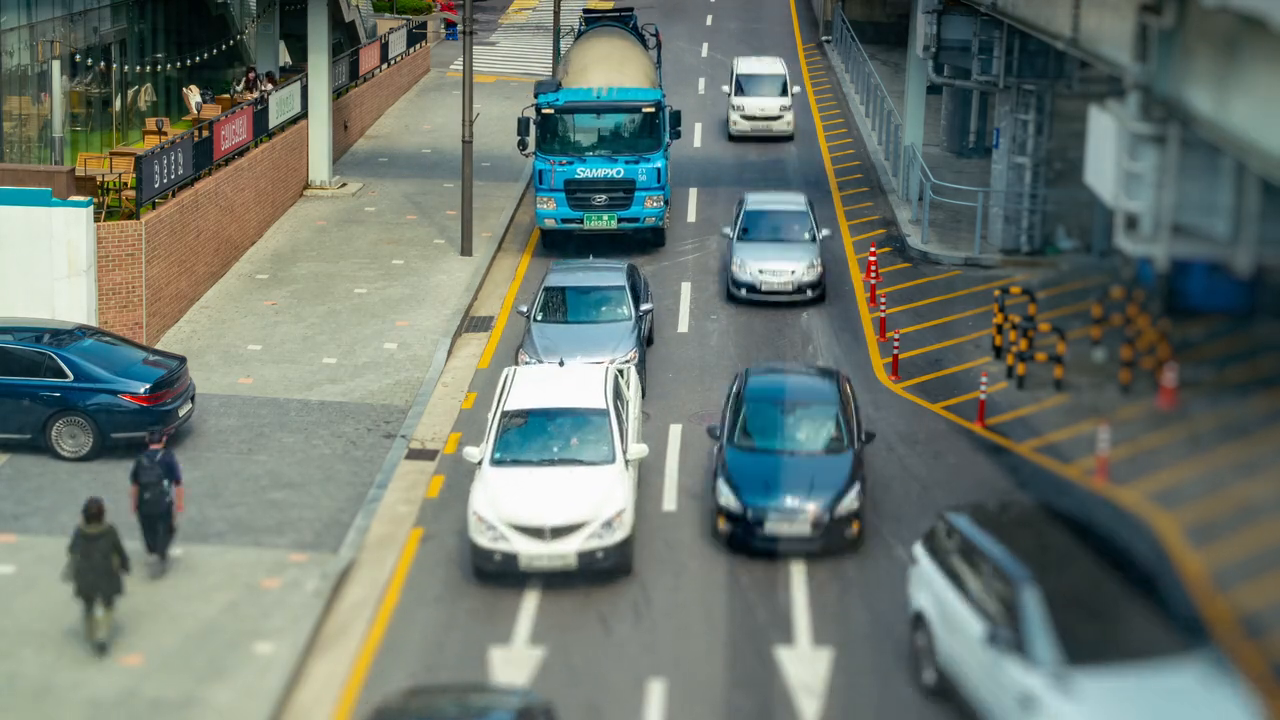
#> input picture frame 26 of UY_03_Train_YOLO_for_Object_Detection/02_Class/videos/traffic-cars-and-people.mp4, 1280 x 720 px, given in place of Ponte.mp4, which was not available
$ python 07_Counting_Cars.py
#> lines starting #> are read from the running program, lines starting #| are printed output that depends on the picture; after the words box and inside, x2 and y2 are one past the last pixel; in counts of white or black regions, pixels touching at a corner belong together; pictures that were not available may be replaced by others from this repository, and a replacement may not be noted
import futils
import cv2
import numpy as np
import sys

VIDEO = "../common/media/videos/Ponte.mp4"

algorithm_types = ['GMG', 'MOG2', 'MOG', 'KNN', 'CNT']

#-------------------------------------------------------------------------------------------------------------------------

def Kernel(KERNEL_TYPE):
    if KERNEL_TYPE == 'dilation':
        kernel = cv2.getStructuringElement(cv2.MORPH_ELLIPSE, (3,3))
    if KERNEL_TYPE == 'opening':
        kernel = np.ones((3,3), np.uint8)
    if KERNEL_TYPE == 'closing':
        kernel = np.ones((3, 3), np.uint8)
    return kernel

def Filter(img, filter):
    if filter == 'closing':
        return cv2.morphologyEx(img, cv2.MORPH_CLOSE, Kernel('closing'), iterations=2)
    if filter == 'opening':
        return cv2.morphologyEx(img, cv2.MORPH_OPEN, Kernel('opening'), iterations=2)
    if filter == 'dilation':
        return cv2.dilate(img, Kernel('dilation'), iterations=2)
    if filter == 'combine':
        closing = cv2.morphologyEx(img, cv2.MORPH_CLOSE, Kernel('closing'), iterations=2)
        opening = cv2.morphologyEx(closing, cv2.MORPH_OPEN, Kernel('opening'), iterations=2)
        dilation = cv2.dilate(opening, Kernel('dilation'), iterations=2)
        return dilation

def Subtractor(algorithm_type):
    if algorithm_type == 'GMG':
        return cv2.bgsegm.createBackgroundSubtractorGMG(initializationFrames = 120,
                                                        decisionThreshold=0.8)
    if algorithm_type == 'MOG':
        return cv2.bgsegm.createBackgroundSubtractorMOG(history = 100, nmixtures = 5,
                                                        backgroundRatio = 0.7,
                                                        noiseSigma = 0)
    if algorithm_type == 'MOG2':
        return cv2.createBackgroundSubtractorMOG2(history = 500, detectShadows=True,
                                                varThreshold=100)
    if algorithm_type == 'KNN':
        return cv2.createBackgroundSubtractorKNN(history=500, dist2Threshold=400,
                                                 detectShadows=True)
    if algorithm_type == 'CNT':
        return cv2.bgsegm.createBackgroundSubtractorCNT(minPixelStability=15,
                                                        useHistory =True,
                                                        maxPixelStability=15*60,
                                                        isParallel=True)
    print('Detector inválido')
    sys.exit(1)

#-------------------------------------------------------------------------------------------------------------------------

w_min = 50  # largura minima do retangulo
h_min = 50  # altura minima do retangulo
offset = 2  # Erro permitido entre pixel
linha_ROI = 620  # Posição da linha de contagem
carros = 0


def centroide(x, y, w, h):
    """
    :param x: x do objeto
    :param y: y do objeto
    :param w: largura do objeto
    :param h: altura do objeto
    :return: tupla que contém as coordenadas do centro de um objeto
    """
    x1 = w // 2
    y1 = h // 2
    cx = x + x1
    cy = y + y1
    return cx, cy


detec = []
def set_info(detec):
    global carros
    for (x, y) in detec:
        if (linha_ROI + offset) > y > (linha_ROI - offset):
            carros += 1
            cv2.line(frame, (25, linha_ROI), (1200, linha_ROI), (0, 127, 255), 3)
            detec.remove((x, y))
            print("Carros detectados até o momento: " + str(carros))


def show_info(frame, mask):
    text = f'Carros: {carros}'
    cv2.putText(frame, text, (450, 70), cv2.FONT_HERSHEY_SIMPLEX, 2, (0, 0, 255), 5)
    cv2.imshow("Video Original", frame)
    cv2.imshow("Detectar", mask)


cap = cv2.VideoCapture(VIDEO) #lendo o vídeo

fourcc = cv2.VideoWriter_fourcc(*'XVID') #codec do vídeo

algorithm_type = algorithm_types[1]
background_subtractor = Subtractor(algorithm_type)  # Pega o fundo e subtrai do que está se movendo

while True:

    hasFrame, frame = cap.read() # Pega cada frame do vídeo
#> frame is the input picture: shape (720, 1280, 3); mean B, G, R 110.8, 118.6, 108.2

    if not hasFrame:
        break

    # Fazendo o vídeo ficar um pouco mais lento
    #tempo = float(1 / delay)
    #sleep(tempo)  # Dá um delay entre cada processamento

    mask = background_subtractor.apply(frame)
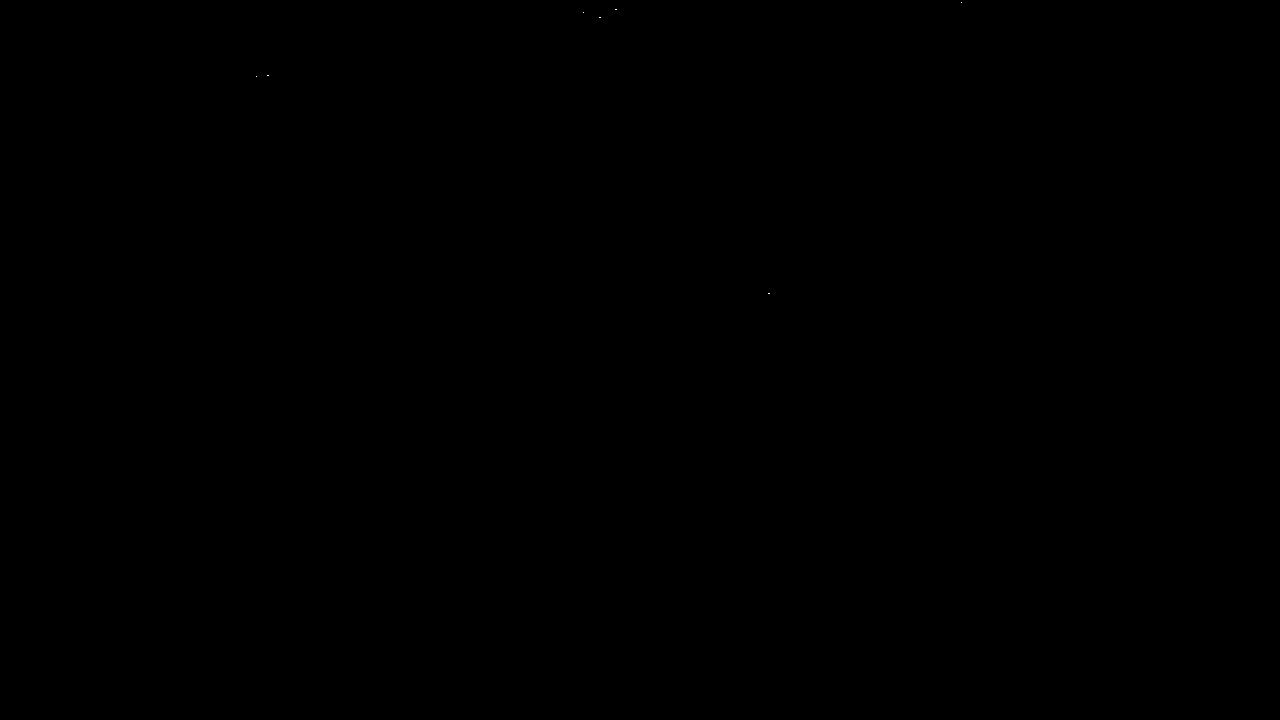
#> mask: shape (720, 1280); values 127 (black) and 255 (white), 0% white in thin lines or dots, all inside (x1, y1, x2, y2) = (256, 2, 962, 294)
    mask = Filter(mask, 'combine')

    contorno, img = cv2.findContours(mask, cv2.RETR_TREE, cv2.CHAIN_APPROX_SIMPLE)
#> contorno = [[[0, 0], [0, 719], [1279, 719], [1279, 0]]]; img = [[-1, -1, -1, -1]]
    cv2.line(frame, (25, linha_ROI), (1200, linha_ROI), (255, 127, 0), 3)
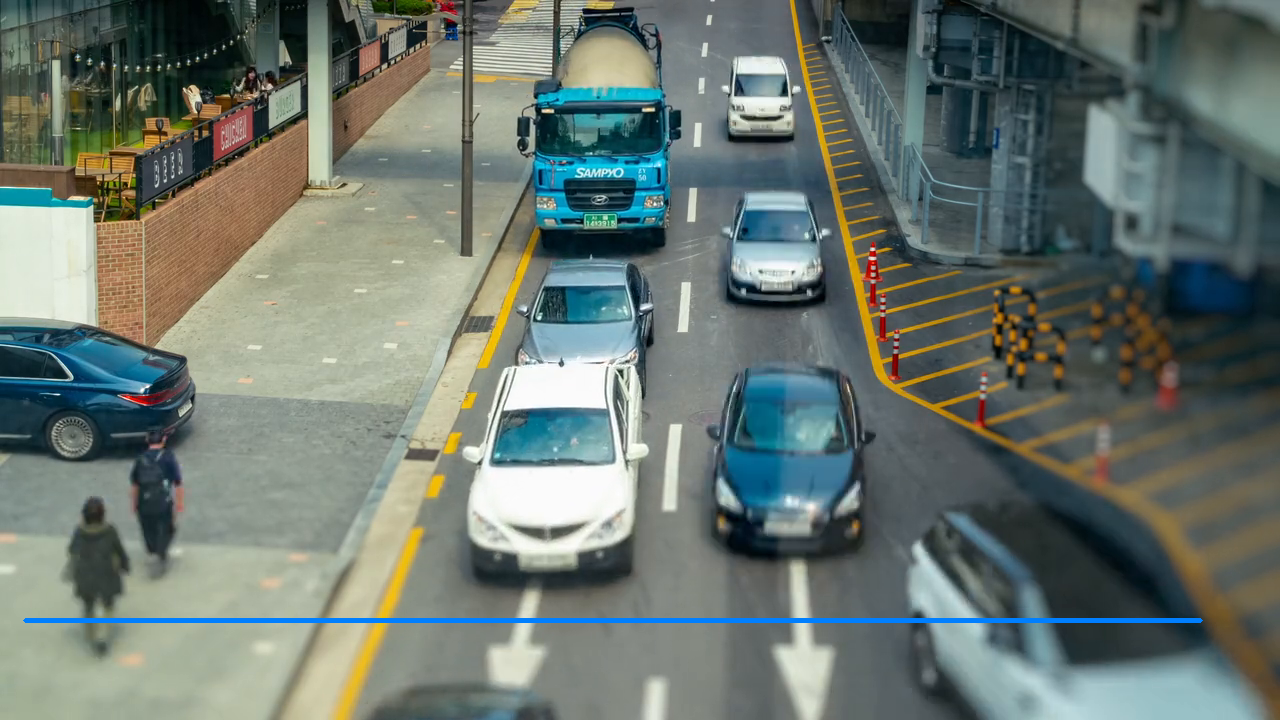
#> frame: shape (720, 1280, 3); 0.64% of pixels changed, all inside (x1, y1, x2, y2) = (23, 618, 1203, 623)
    for (i, c) in enumerate(contorno):
        (x, y, w, h) = cv2.boundingRect(c)
        validar_contorno = (w >= w_min) and (h >= h_min)
        if not validar_contorno:
            continue

        cv2.rectangle(frame, (x, y), (x + w, y + h), (0, 255, 0), 2)
        centro = centroide(x, y, w, h)
        detec.append(centro)
        cv2.circle(frame, centro, 4, (0, 0, 255), -1)
#> this loop made 1 pass
#> (c, x, y, w, h, validar_contorno, x1 in centroide, y1 in centroide) on pass 1: ([[0, 0], [0, 719], [1279, 719], [1279, 0]], 0, 0, 1280, 720, True, 640, 360)
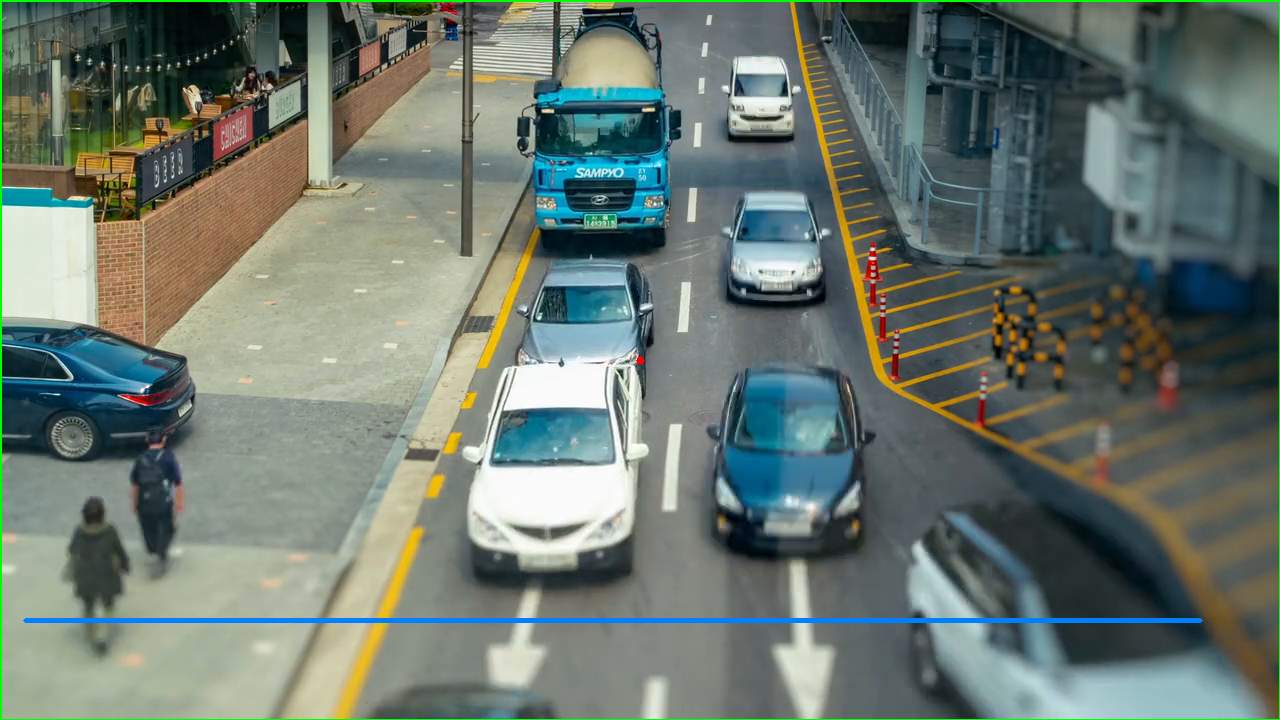
#> frame: shape (720, 1280, 3); 0.66% of pixels changed, all inside (x1, y1, x2, y2) = (0, 0, 1280, 720)
#> after the loop, detec = [(640, 360)]

    set_info(detec)
#> the loop in set_info, `for (x, y) in detec:` made 1 pass
#> after the loop in set_info, `for (x, y) in detec:`: carros = 0; detec = [(640, 360)]
    show_info(frame, mask)
#> in show_info, `text = f'Carros: {carros}'`: text = 'Carros: 0'
#> in show_info, `cv2.putText(frame, text, (450, 70), cv2.FONT_HERSHEY_SIMPLEX, 2, (0, 0..`:
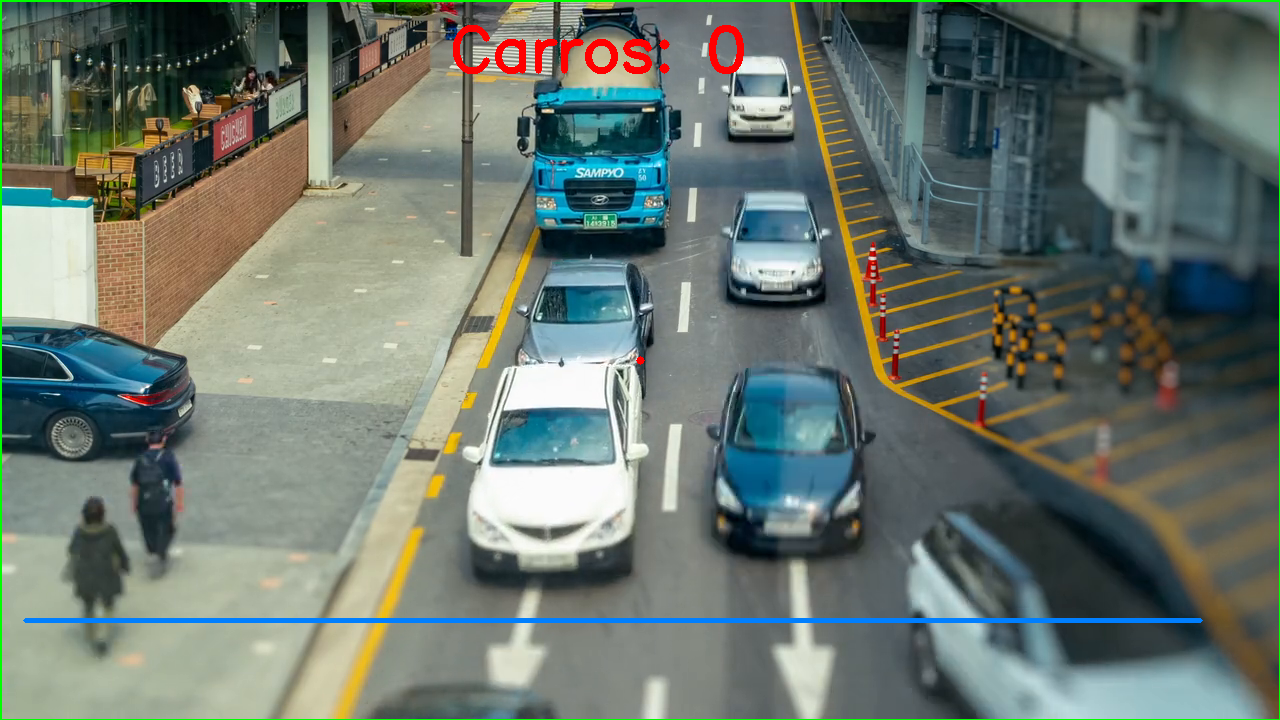
#> frame: shape (720, 1280, 3); 0.45% of pixels changed, all inside (x1, y1, x2, y2) = (453, 25, 744, 74)


    if cv2.waitKey(1) == 27: #ESC
#> (key Esc is pressed here)
        break

cv2.destroyAllWindows()
cap.release()

$ run again, starting later in the video
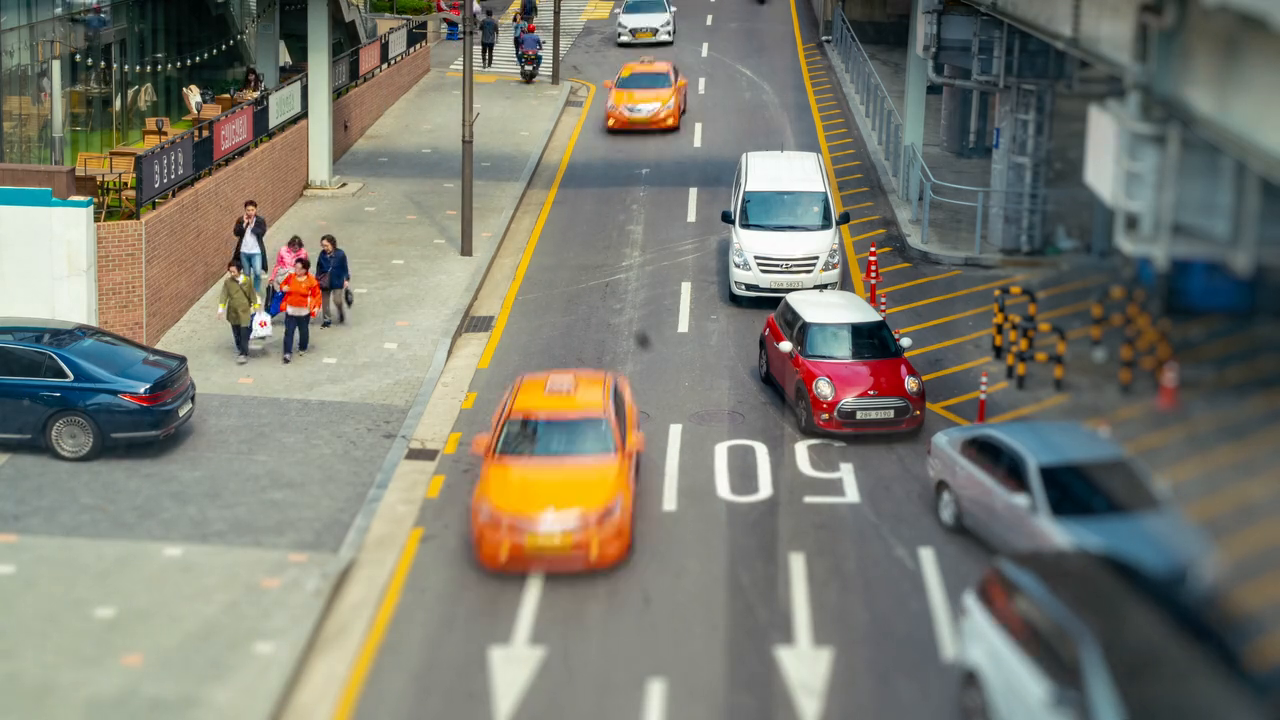
#> input picture frame 121 of UY_03_Train_YOLO_for_Object_Detection/02_Class/videos/traffic-cars-and-people.mp4, 1280 x 720 px, given in place of Ponte.mp4, which was not available
#> frame is the input picture: shape (720, 1280, 3); mean B, G, R 112.3, 123.3, 123.7
#> mask: shape (720, 1280); values 127 (black) and 255 (white), 0% white in thin lines or dots, all inside (x1, y1, x2, y2) = (238, 4, 970, 305)
#> opening: shape (720, 1280); every value is 127
#> contorno = [[[0, 0], [0, 719], [1279, 719], [1279, 0]]]; img = [[-1, -1, -1, -1]]
#> the loop `for (i, c) in enumerate(contorno):` made 1 pass
#> (c, x, y, w, h, validar_contorno, x1 in centroide, y1 in centroide) on pass 1: ([[0, 0], [0, 719], [1279, 719], [1279, 0]], 0, 0, 1280, 720, True, 640, 360)
#> after the loop `for (i, c) in enumerate(contorno):`:
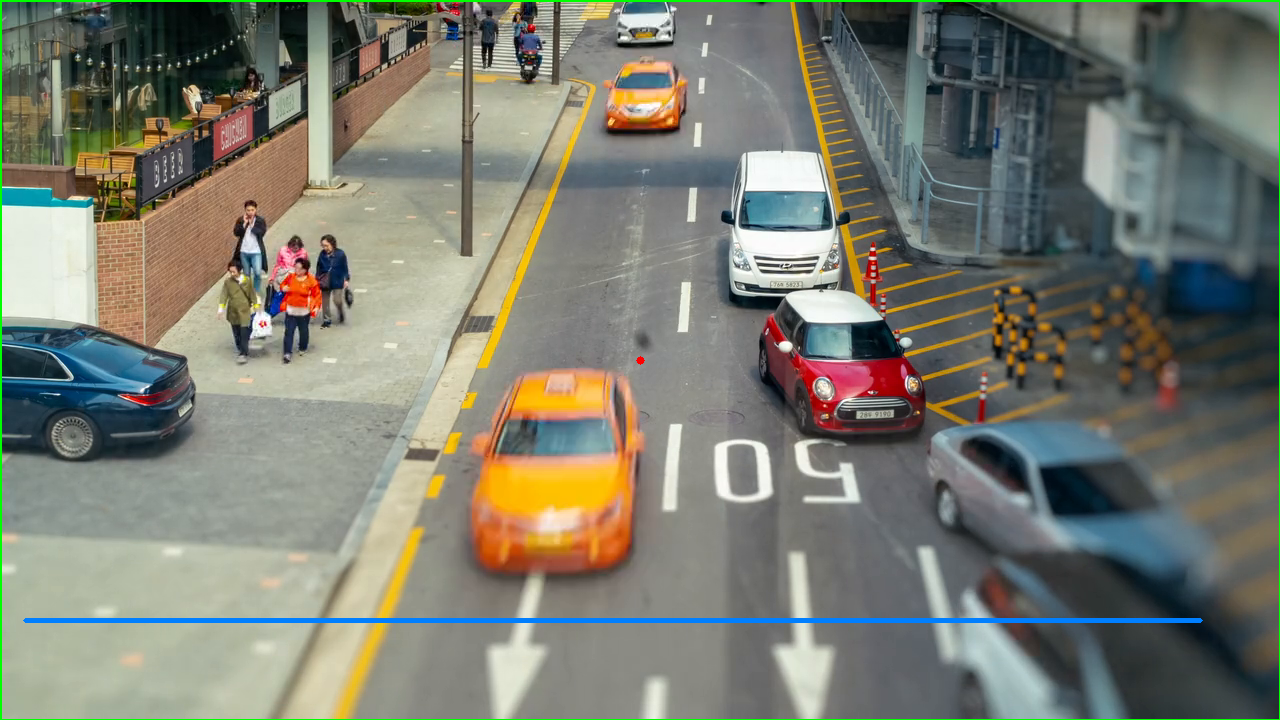
#> frame: shape (720, 1280, 3); mean B, G, R 112.5, 124.1, 122.1
#> after the loop `for (i, c) in enumerate(contorno):`: detec = [(640, 360)]
#> the loop in set_info, `for (x, y) in detec:` made 1 pass
#> after the loop in set_info, `for (x, y) in detec:`: carros = 0; detec = [(640, 360)]
#> text = 'Carros: 0'
#> in show_info, `cv2.putText(frame, text, (450, 70), cv2.FONT_HERSHEY_SIMPLEX, 2, (0, 0..`:
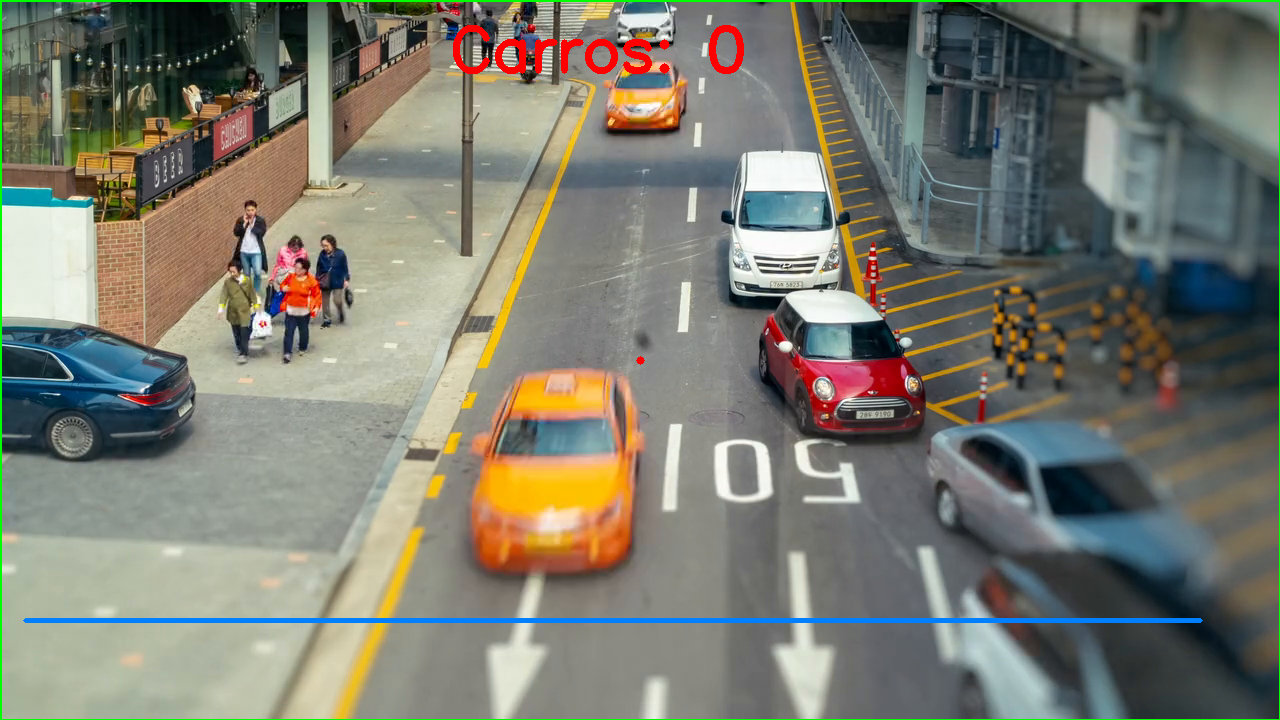
#> frame: shape (720, 1280, 3); 0.45% of pixels changed, all inside (x1, y1, x2, y2) = (453, 25, 744, 74)
